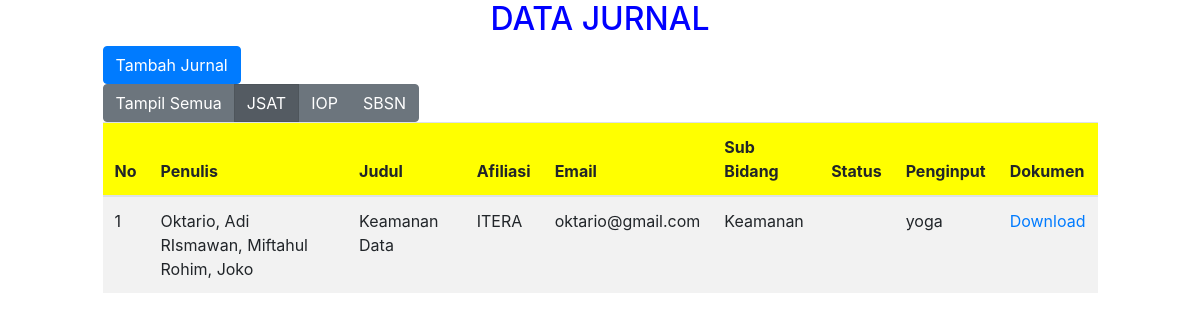
The app's page /index.php/data_jurnal/tampilJSAT, older data.
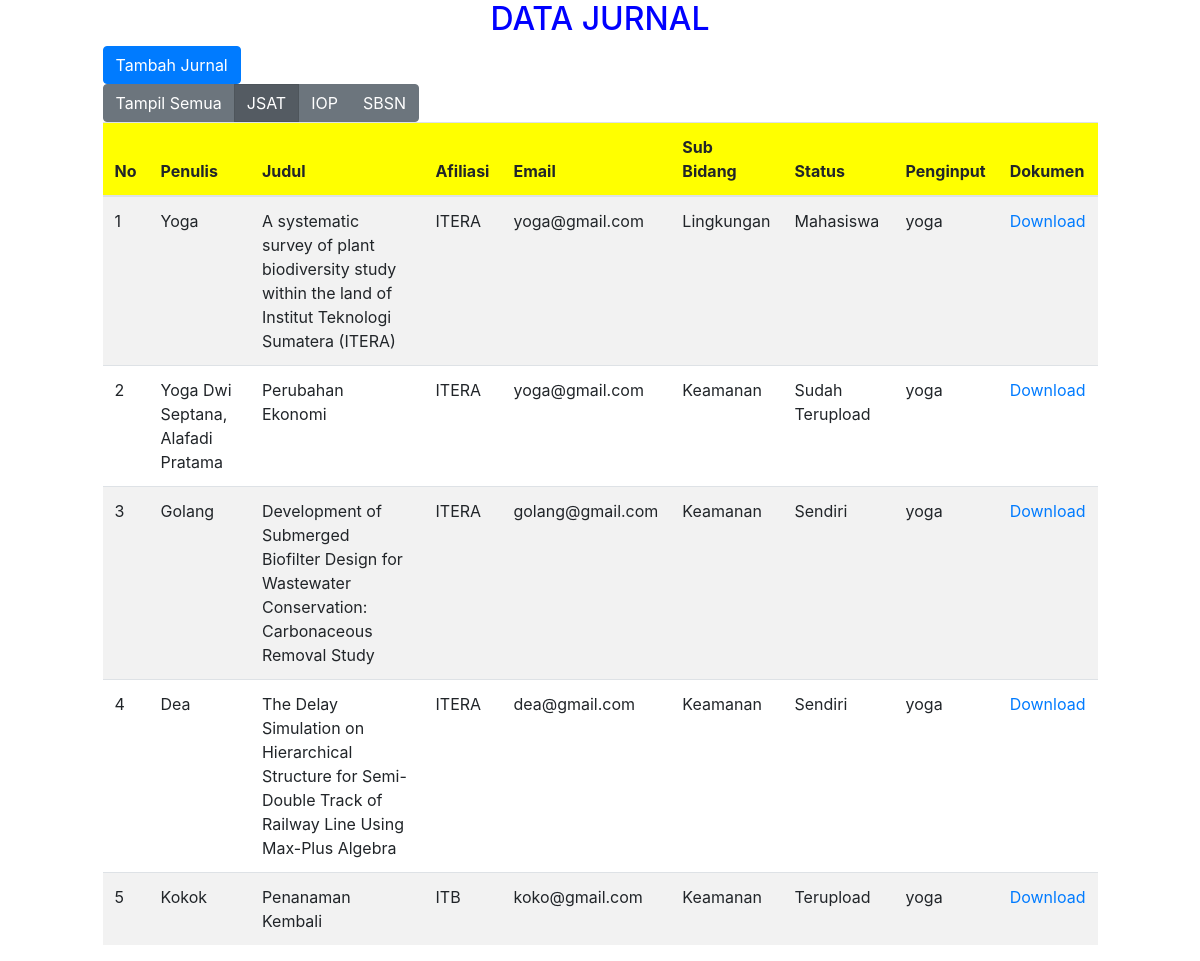
The same page, newer data.
### tables this page shows
CREATE TABLE `pusat_data` (
  `id_pusat` int(10) NOT NULL,
  `tgl_input` date DEFAULT NULL,
  `id_user` varchar(20) NOT NULL,
  `id_jurnal` int(10) NOT NULL,
  `id_bid_subbid` int(11) NOT NULL,
  `nama_penulis` varchar(200) NOT NULL,
  `email` varchar(20) NOT NULL,
  `afiliasi` varchar(50) NOT NULL,
  `status` varchar(50) NOT NULL,
  `dokumen` varchar(100) NOT NULL
);

CREATE TABLE `jurnal` (
  `id_jurnal` int(10) NOT NULL,
  `judul_jurnal` varchar(150) NOT NULL
);

CREATE TABLE `sub_bidang` (
  `id_subbidang` int(11) NOT NULL,
  `nama_subbidang` varchar(60) NOT NULL
);

### application/controllers/data_jurnal.php (called while the page is built, shortened)
<?php
class data_jurnal extends CI_Controller {
	public function tampilJSAT(){
		$this->load->model('M_pusatData');
		$isi['pusat_data'] = $this->M_pusatData->tampilDataJSAT();
        $this->load->view('admin/data-jurnal-jsat', $isi);
	}
}

### index.php (called while the page is built, shortened)
<?php
require_once BASEPATH.'core/CodeIgniter.php';

### application/models/M_pusatData.php (called while the page is built, shortened)
<?php
class M_pusatData extends CI_model{
        public function tampilDataJSAT(){
            $query  =   "SELECT nama_penulis, jurnal.judul_jurnal, afiliasi, email, bidang.nama_bidang,
                        sub_bidang.nama_subbidang, id_user, dokumen, status, id_pusat
                        FROM pusat_data
                        NATURAL JOIN bidang
                        NATURAL JOIN sub_bidang
                        NATURAL JOIN jurnal
                        NATURAL JOIN bid_subbid
                        WHERE bidang.nama_bidang='JSAT'";
            $data = $this->db->query($query);
            return $data;
        }
}

### application/views/admin/data-jurnal-jsat.php (the view, shortened to what this page needs)
<!DOCTYPE html>
<html>
<head>
    <link rel="stylesheet" href="<?php echo base_url();?>assets/css/bootstrap.min.css">
    <link rel="stylesheet" href="<?php echo base_url();?>assets/jquery-ui/jquery-ui.min.css">
    <link rel="stylesheet" href="<?php echo base_url();?>assets/DataTables/datatables.min.css">
    <link rel="stylesheet" href="<?php echo base_url();?>assets/DataTables/DataTables-1.10.18/css/dataTables.bootstrap.min.css">
    <link rel="stylesheet" href="<?php echo base_url();?>assets/css/dash.css">
</head>
<body>
    <center>
        <h2>DATA JURNAL</h2>
    </center>
        <div class="row">
            <div class="col-md-1"></div>
            <div class="col-md-10">
            <a href="<?php echo current_url();?>/form_jurnal" class="btn btn-primary">Tambah Jurnal</a>
            <br>
            <div class="btn-group" role="group" aria-label="Basic example">
                <a href="<?php echo base_url();?>home/data_jurnal" class="btn btn-secondary">Tampil Semua</a>
                <a href="<?php echo current_url();?>" class="btn btn-secondary active">JSAT</a>
                <a href="<?php echo base_url();?>home/data_jurnal/tampilIOP" class="btn btn-secondary">IOP</a>
                <a href="<?php echo base_url();?>home/data_jurnal/tampilSBSN" class="btn btn-secondary">SBSN </a>
            </div>
                    <table class="table table-striped" id="contoh">
                    <thead class="kepala">
                        <tr>
                        <th scope="col">No</th>
                        <th scope="col">Penulis</th>
                        <th scope="col">Judul</th>
                        <th scope="col">Afiliasi</th>
                        <th scope="col">Email</th>
                        <th scope="col">Sub Bidang</th>
                        <th scope="col">Status</th>
                        <th scope="col">Penginput</th>
                        <th scope="col">Dokumen</th>
                        </tr>
                    </thead>
                    <tbody id="isi_data">
                    <?php
                        $no = 1;
                        foreach($pusat_data->result() as $row) { ?>
                        <tr>
                            <td><?php echo $no++ ?></td>
                            <td><?php echo $row->nama_penulis ?></td>
                            <td><?php echo $row->judul_jurnal ?></td>
                            <td><?php echo $row->afiliasi ?></td>
                            <td><?php echo $row->email ?></td>
                            <td><?php echo $row->nama_subbidang ?></td>
                            <td><?php echo $row->status ?></td>
                            <td><?php echo $row->id_user ?></td>
                            <td><a href="<?php echo base_url("upload/jurnal/$row->dokumen"); ?>" target="_blank">Download</a></td>
                        </tr>
                    <?php } ?>
                    </tbody>
                    </table>
            </div>
            <div class="col-md-1"></div>
        </div>
</body>
</html>

Row changes from the older to the newer data that the page shows:
removed pusat_data: nama_penulis "Oktario, Adi RIsmawan, Miftahul Rohim, Joko", id_jurnal.judul_jurnal "Keamanan Data", afiliasi "ITERA", email "oktario@gmail.com", sub_bidang.nama_subbidang "Keamanan", id_user "yoga"
added pusat_data: nama_penulis "Yoga", id_jurnal.judul_jurnal "A systematic survey of plant biodiversity study within the land of Institut Teknologi Sumatera (ITERA)", afiliasi "ITERA", email "yoga@gmail.com", sub_bidang.nama_subbidang "Lingkungan", status "Mahasiswa", id_user "yoga"
now on this page (row edited): pusat_data: nama_penulis "Yoga Dwi Septana, Alafadi Pratama", id_jurnal.judul_jurnal "Perubahan Ekonomi", afiliasi "ITERA", email "yoga@gmail.com", sub_bidang.nama_subbidang "Keamanan", status "Sudah Terupload", id_user "yoga"
added pusat_data: nama_penulis "Golang", id_jurnal.judul_jurnal "Development of Submerged Biofilter Design for Wastewater Conservation: Carbonaceous Removal Study", afiliasi "ITERA", email "golang@gmail.com", sub_bidang.nama_subbidang "Keamanan", status "Sendiri", id_user "yoga"
added pusat_data: nama_penulis "Dea", id_jurnal.judul_jurnal "The Delay Simulation on Hierarchical Structure for Semi-Double Track of Railway Line Using Max-Plus Algebra", afiliasi "ITERA", email "dea@gmail.com", sub_bidang.nama_subbidang "Keamanan", status "Sendiri", id_user "yoga"
added pusat_data: nama_penulis "Kokok", id_jurnal.judul_jurnal "Penanaman Kembali", afiliasi "ITB", email "koko@gmail.com", sub_bidang.nama_subbidang "Keamanan", status "Terupload", id_user "yoga"
